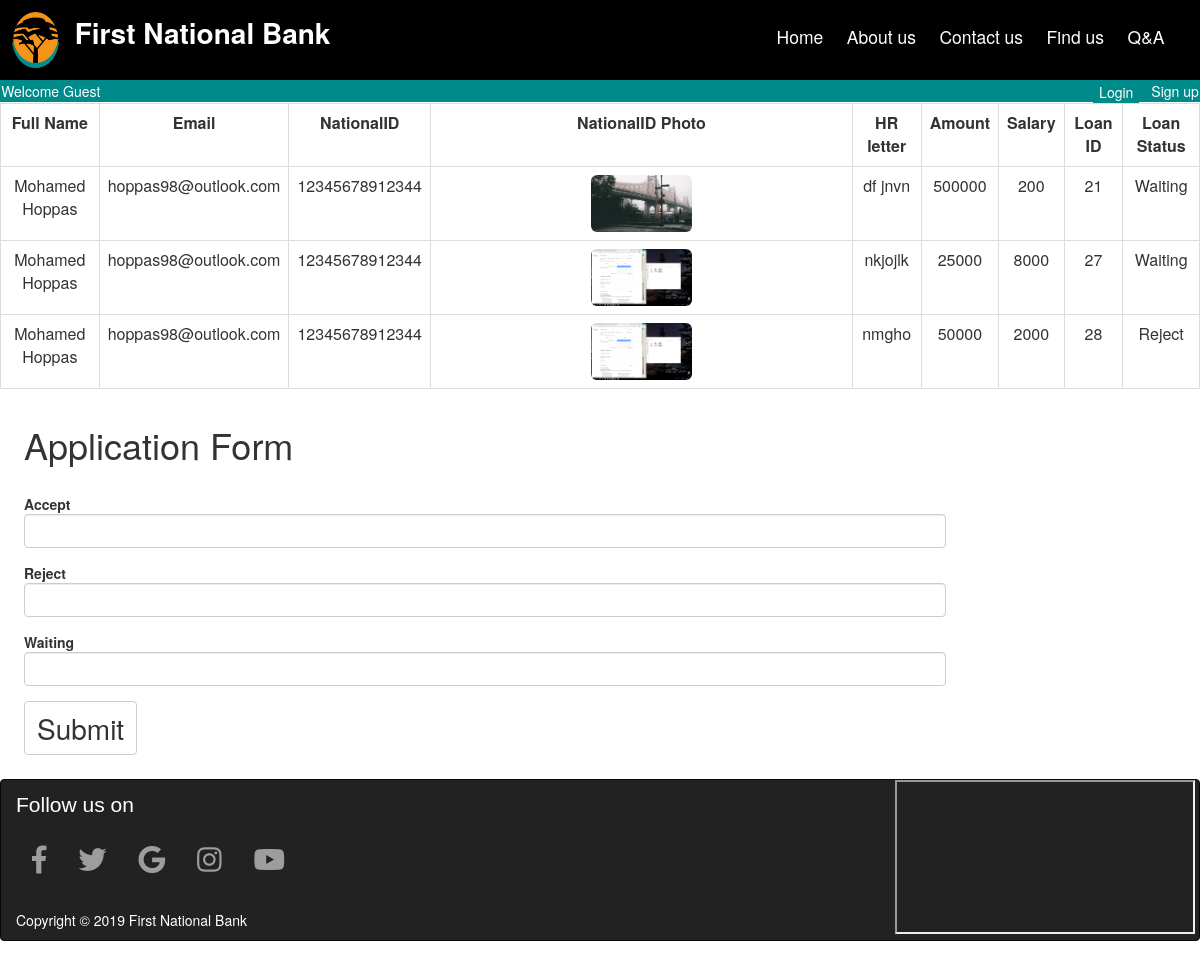
The app's page /displayLoan.php with its own data.
### tables this page shows
CREATE TABLE `request_loan` (
  `FullName` varchar(50) NOT NULL,
  `Email` varchar(50) NOT NULL,
  `Mobile_Phone` varchar(11) NOT NULL,
  `National_ID` varchar(14) NOT NULL,
  `Address` varchar(100) NOT NULL,
  `Job` varchar(50) NOT NULL,
  `Loan_Status` varchar(50) NOT NULL,
  `Amount` varchar(6) NOT NULL,
  `Salary` varchar(7) NOT NULL,
  `HR_letter` text NOT NULL,
  `Request_Number` int(7) NOT NULL,
  `National_ID_Photo` varchar(200) NOT NULL
);

### displayLoan.php (the view, shortened to what this page needs)
<head>
<link rel="stylesheet" href="https://maxcdn.bootstrapcdn.com/bootstrap/3.4.1/css/bootstrap.min.css">
</head>
<?php
include "TopBar.php";
?>
<?php
include ("database.php");
$sql="SELECT * FROM request_loan";
$result=mysqli_query($conn,$sql);
if (mysqli_num_rows($result) > 0) {
	echo "<table class='table table-bordered table-hover'>";
	echo "<th>Full Name</th>"."<th>Email</th>"."<th>NationalID</th>"."<th>NationalID Photo</th>".
	"<th>HR letter</th>"."<th>Amount</th>"."<th>Salary</th>"."<th>Loan ID</th>"."<th>Loan Status</th>";
    while($row = mysqli_fetch_array($result)) {
    echo "<tr>".
	"<td>". $row["FullName"]."</td>".
	"<td>".$row["Email"]."</td>".
	"<td>".$row["National_ID"]."</td>".
	"<td><img class='img-rounded' src='NationalIDs/".$row["National_ID_Photo"]."'width=25%; heigth=25%;>"."</td>".
	"<td>".$row["HR_letter"]."</td>".
	"<td>". $row["Amount"]."</td>".
	"<td>". $row["Salary"]."</td>".
	"<td>".$row["Request_Number"]."</td>".
	"<td>".$row["Loan_Status"]."</td>";
    }
	echo "</table>";
	}
	else {
    echo "0 results";
	}
?>
<body>
<div class="form">
<h1>Application Form</h1>
<br>
<form method='post'>
<div class="form-group">
	<b>Accept</b>
	<input type='Number' name='Accept_tx' class="form-control">
</div>
<div class="form-group">
	<b>Reject</b>
	<input type='Number' name='Reject_tx'class="form-control">
</div>
<div class="form-group">
	<b>Waiting</b>
	<input type='Number' name='Waiting_tx'class="form-control">
</div>
	<input type='Submit' value='Submit' Name='Update' class="btn btn-default">
	</div>
</body>
<?php
include("BottomBar2.php");

### TopBar.php (style rules this page uses)
h1 { margin-top:1%; margin-left: }

### displayLoan.php (style rules this page uses)
th { text-align:center; }
td { text-align:center; }
.form { margin:2%; margin-top:3%; }
.form-group { width:80%; }

### BottomBar2.php (style rules this page uses)
th { text-align:center; }
.btn { font-size:200%; }

### records on screen
request_loan: FullName "Mohamed Hoppas", Email "hoppas98@outlook.com", National_ID "12345678912344", National_ID_Photo (picture), HR_letter "df jnvn", Amount "500000", Salary "200", Request_Number "21", Loan_Status "Waiting"
request_loan: FullName "Mohamed Hoppas", Email "hoppas98@outlook.com", National_ID "12345678912344", National_ID_Photo (picture), HR_letter "nkjojlk", Amount "25000", Salary "8000", Request_Number "27", Loan_Status "Waiting"
request_loan: FullName "Mohamed Hoppas", Email "hoppas98@outlook.com", National_ID "12345678912344", National_ID_Photo (picture), HR_letter "nmgho", Amount "50000", Salary "2000", Request_Number "28", Loan_Status "Reject"
